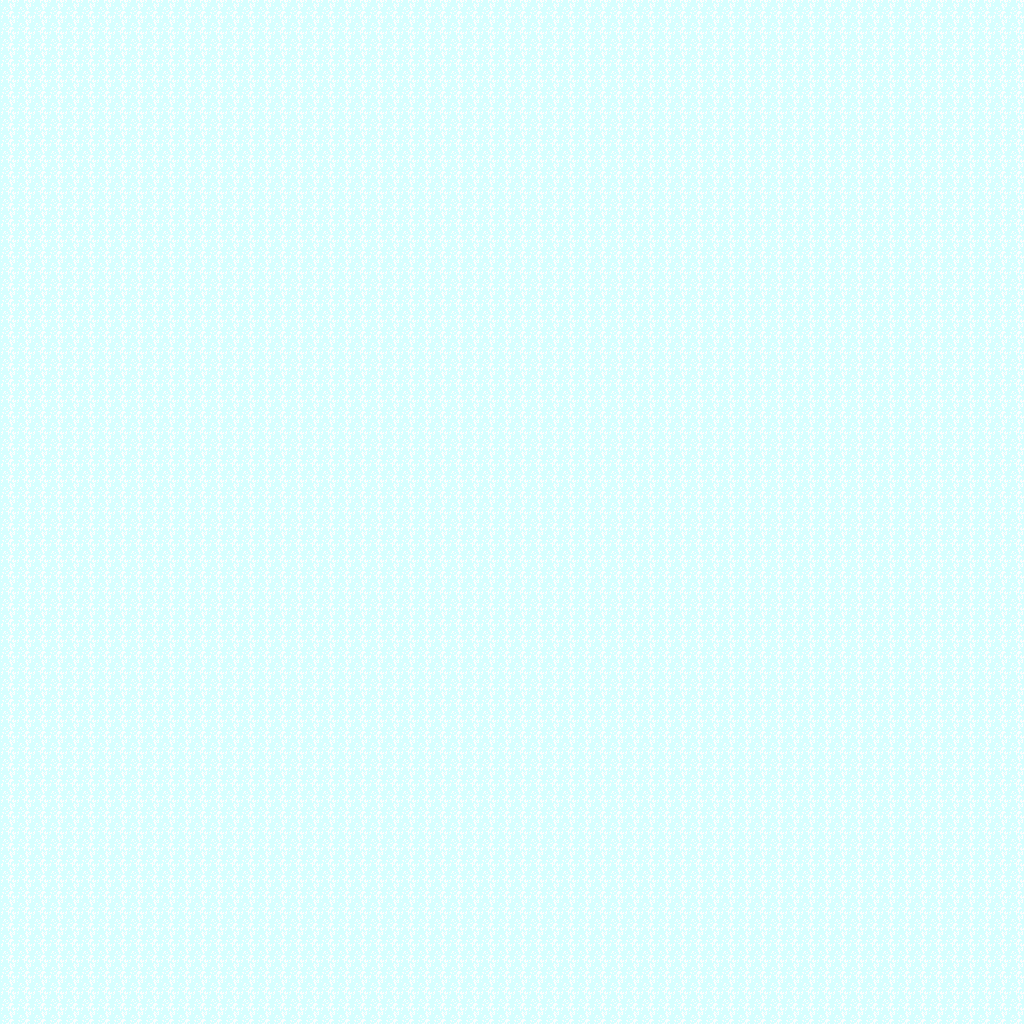

Rendered tile map (Tiled .tmx) drawn with the repository's tilesets; below, a short description and the map source with its tile grids summarised:
An orthogonal 64x64 tile map with 16x16 px tiles, 1 tile layer (base), 1 hidden layer not drawn.

<map version="1.10" tiledversion="1.12.1" orientation="orthogonal" renderorder="right-down" width="64" height="64" tilewidth="16" tileheight="16" infinite="0" nextlayerid="3" nextobjectid="1">
 <tileset firstgid="1" source="../classiciphone_pics4.tsx" />
 <layer id="1" name="base" width="64" height="64">
  <data>[4096 cells, 4096 non-empty, 1 distinct tile ids]</data>
 </layer>
 <layer id="2" name="collision" width="64" height="64" visible="0">
  <properties><property name="collision" value="true" /></properties>
  <data>[4096 cells, 0 non-empty, 0 distinct tile ids]</data>
 </layer>
</map>
